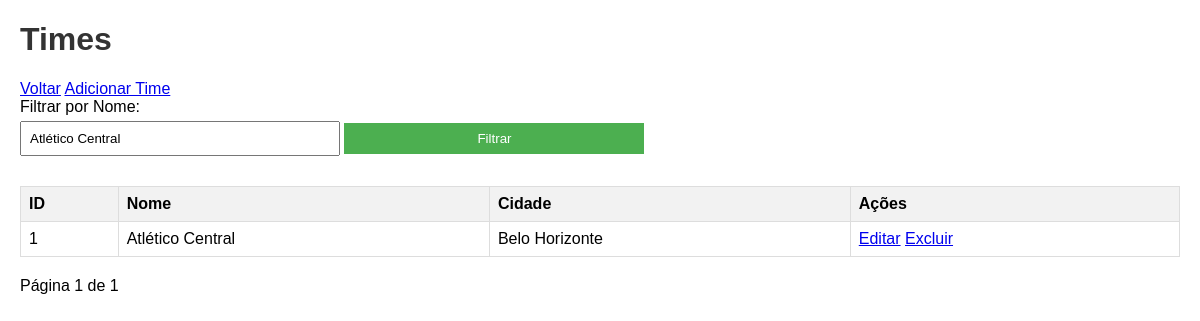
Page /times/index.php?nome=Atlético Central on the committed database.
### tables this page shows
CREATE TABLE times (
    id INT AUTO_INCREMENT PRIMARY KEY,
    nome VARCHAR(100) NOT NULL,
    cidade VARCHAR(100) NOT NULL
);

### times/index.php (the view, shortened to what this page needs)
<?php
include '../includes/db.php';
$page = isset($_GET['page']) ? (int)$_GET['page'] : 1;
$limit = 10;
$offset = ($page - 1) * $limit;
$filter_nome = isset($_GET['nome']) ? $_GET['nome'] : '';
$query = "SELECT * FROM times WHERE nome LIKE '%$filter_nome%' LIMIT $limit OFFSET $offset";
$result = $conn->query($query);
$total_query = "SELECT COUNT(*) as total FROM times WHERE nome LIKE '%$filter_nome%'";
$total_result = $conn->query($total_query);
$total_row = $total_result->fetch_assoc();
$total = $total_row['total'];
$total_pages = ceil($total / $limit);
?>
<!DOCTYPE html>
<html lang="pt-br">
<head>
    <link rel="stylesheet" href="../style.css">
</head>
<body>
    <h1>Times</h1>
    <a href="../index.php">Voltar</a>
    <a href="create.php">Adicionar Time</a>
    <form method="GET">
        <label for="nome">Filtrar por Nome:</label>
        <input type="text" name="nome" value="<?php echo htmlspecialchars($filter_nome); ?>">
        <button type="submit">Filtrar</button>
    </form>
    <table>
        <tr>
            <th>ID</th>
            <th>Nome</th>
            <th>Cidade</th>
            <th>Ações</th>
        </tr>
        <?php while ($row = $result->fetch_assoc()): ?>
        <tr>
            <td><?php echo $row['id']; ?></td>
            <td><?php echo htmlspecialchars($row['nome']); ?></td>
            <td><?php echo htmlspecialchars($row['cidade']); ?></td>
            <td>
                <a href="edit.php?id=<?php echo $row['id']; ?>">Editar</a>
                <a href="delete.php?id=<?php echo $row['id']; ?>" onclick="return confirm('Tem certeza?')">Excluir</a>
            </td>
        </tr>
        <?php endwhile; ?>
    </table>
    <div>
        Página <?php echo $page; ?> de <?php echo $total_pages; ?>
    </div>
</body>
</html>

### style.css (style rules this page uses)
body { font-family: Arial, sans-serif; margin: 20px; }
h1, h2 { color: #333; }
table { width: 100%; border-collapse: collapse; margin-bottom: 20px; }
th, td { border: 1px solid #ddd; padding: 8px; text-align: left; }
th { background-color: #f2f2f2; }
form { margin-bottom: 20px; }
label { display: block; margin-bottom: 5px; }
input, select, button { padding: 8px; margin-bottom: 10px; width: 100%; max-width: 300px; }
button { background-color: #4CAF50; color: white; border: none; cursor: pointer; }

### rows in the picture
times: id "1", nome "Atlético Central", cidade "Belo Horizonte"

### other values in the picture
$page "1"
$total_pages "1"
